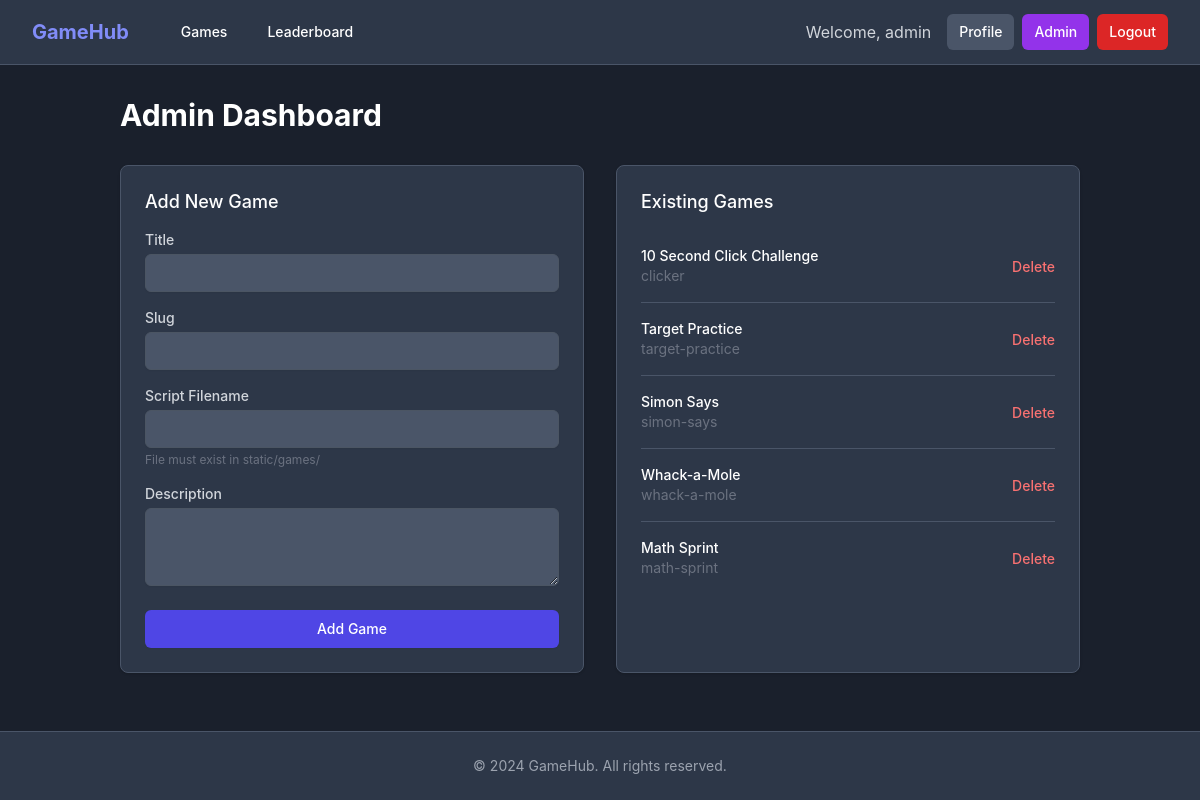
The page /admin (signed in) on the database its author committed.
### models.py (models this page shows, shortened)
class User(db.Model, UserMixin):
    id = db.Column(db.Integer, primary_key=True)
    username = db.Column(db.String(20), unique=True, nullable=False)
    email = db.Column(db.String(120), unique=True, nullable=False)
    password = db.Column(db.String(60), nullable=False)
    is_admin = db.Column(db.Boolean, default=False)
    scores = db.relationship('Score', backref='player', lazy=True)

class Game(db.Model):
    id = db.Column(db.Integer, primary_key=True)
    title = db.Column(db.String(100), nullable=False)
    description = db.Column(db.Text, nullable=False)
    slug = db.Column(db.String(50), unique=True, nullable=False)
    script_file = db.Column(db.String(50), nullable=False) # e.g., 'snake.js'
    scores = db.relationship('Score', backref='game_played', lazy=True)

### app.py (the view, shortened to what this page needs)
@app.route("/admin", methods=['GET', 'POST'])
@login_required
def admin():
    if not current_user.is_admin:
        flash('You do not have access to this page.', 'danger')
        return redirect(url_for('home'))
    form = GameForm()
    games = Game.query.all()
    return render_template('admin.html', title='Admin Dashboard', form=form, games=games)

### forms.py
class GameForm(FlaskForm):
    title = StringField('Title', validators=[DataRequired()])
    description = TextAreaField('Description', validators=[DataRequired()])
    slug = StringField('Slug (unique identifier)', validators=[DataRequired()])
    script_file = StringField('Script Filename (in static/games/)', validators=[DataRequired()])
    submit = SubmitField('Add Game')

### app.py (called while the page is built)
@login_manager.user_loader
def load_user(user_id):
    return User.query.get(int(user_id))

### templates/admin.html (shortened to what this page needs)
{% extends "base.html" %}
{% block content %}
<div class="max-w-7xl mx-auto">
    <div class="md:flex md:items-center md:justify-between mb-8">
        <div class="flex-1 min-w-0">
            <h2 class="text-2xl font-bold leading-7 text-white sm:text-3xl sm:truncate">
                Admin Dashboard
            </h2>
        </div>
    </div>
    <div class="grid grid-cols-1 gap-8 lg:grid-cols-2">
        <div class="bg-gray-800 shadow sm:rounded-lg border border-gray-700">
            <div class="px-4 py-5 sm:p-6">
                <h3 class="text-lg leading-6 font-medium text-white mb-4">
                    Add New Game
                </h3>
                <form action="" method="POST">
                    <div class="space-y-4">
                        <div>
                            <label for="title" class="block text-sm font-medium text-gray-300">Title</label>
                            <div class="mt-1">
                                {{ form.title(class="appearance-none block w-full px-3 py-2 border border-gray-600 rounded-md shadow-sm placeholder-gray-400 focus:outline-none focus:ring-indigo-500 focus:border-indigo-500 sm:text-sm bg-gray-700 text-white") }}
                            </div>
                        </div>
                        <div>
                            <label for="slug" class="block text-sm font-medium text-gray-300">Slug</label>
                            <div class="mt-1">
                                {{ form.slug(class="appearance-none block w-full px-3 py-2 border border-gray-600 rounded-md shadow-sm placeholder-gray-400 focus:outline-none focus:ring-indigo-500 focus:border-indigo-500 sm:text-sm bg-gray-700 text-white") }}
                            </div>
                        </div>
                        <div>
                            <label for="script_file" class="block text-sm font-medium text-gray-300">Script Filename</label>
                            <div class="mt-1">
                                {{ form.script_file(class="appearance-none block w-full px-3 py-2 border border-gray-600 rounded-md shadow-sm placeholder-gray-400 focus:outline-none focus:ring-indigo-500 focus:border-indigo-500 sm:text-sm bg-gray-700 text-white") }}
                                <p class="mt-1 text-xs text-gray-500">File must exist in static/games/</p>
                            </div>
                        </div>
                        <div>
                            <label for="description" class="block text-sm font-medium text-gray-300">Description</label>
                            <div class="mt-1">
                                {{ form.description(class="appearance-none block w-full px-3 py-2 border border-gray-600 rounded-md shadow-sm placeholder-gray-400 focus:outline-none focus:ring-indigo-500 focus:border-indigo-500 sm:text-sm bg-gray-700 text-white", rows="3") }}
                            </div>
                        </div>
                        <div class="pt-2">
                            {{ form.submit(class="w-full inline-flex justify-center py-2 px-4 border border-transparent shadow-sm text-sm font-medium rounded-md text-white bg-indigo-600 hover:bg-indigo-700 focus:outline-none focus:ring-2 focus:ring-offset-2 focus:ring-indigo-500") }}
                        </div>
                    </div>
                </form>
            </div>
        </div>
        <div class="bg-gray-800 shadow sm:rounded-lg border border-gray-700">
            <div class="px-4 py-5 sm:p-6">
                <h3 class="text-lg leading-6 font-medium text-white mb-4">
                    Existing Games
                </h3>
                <ul class="divide-y divide-gray-700">
                    {% for game in games %}
                    <li class="py-4 flex items-center justify-between">
                        <div>
                            <p class="text-sm font-medium text-white">{{ game.title }}</p>
                            <p class="text-sm text-gray-500">{{ game.slug }}</p>
                        </div>
                        <form action="{{ url_for('delete_game', game_id=game.id) }}" method="POST" onsubmit="return confirm('Are you sure?');">
                            <button type="submit" class="text-red-400 hover:text-red-300 text-sm font-medium">Delete</button>
                        </form>
                    </li>
                    {% else %}
                    <li class="py-4 text-gray-500">No games found.</li>
                    {% endfor %}
                </ul>
            </div>
        </div>
    </div>
</div>
{% endblock %}

### templates/base.html (shortened to what this page needs)
<!DOCTYPE html>
<html lang="en">
<head>
    <script src="https://cdn.tailwindcss.com"></script>
</head>
<body class="bg-gray-900 text-white min-h-screen flex flex-col">
    <nav class="bg-gray-800 border-b border-gray-700">
        <div class="max-w-7xl mx-auto px-4 sm:px-6 lg:px-8">
            <div class="flex items-center justify-between h-16">
                <div class="flex items-center">
                    <a href="{{ url_for('home') }}" class="flex-shrink-0 text-xl font-bold text-indigo-400">
                        GameHub
                    </a>
                    <div class="hidden md:block">
                        <div class="ml-10 flex items-baseline space-x-4">
                            <a href="{{ url_for('home') }}" class="hover:bg-gray-700 px-3 py-2 rounded-md text-sm font-medium">Games</a>
                            <a href="{{ url_for('leaderboard') }}" class="hover:bg-gray-700 px-3 py-2 rounded-md text-sm font-medium">Leaderboard</a>
                        </div>
                    </div>
                </div>
                <div class="hidden md:block">
                    <div class="ml-4 flex items-center md:ml-6">
                        {% if current_user.is_authenticated %}
                            <span class="text-gray-300 mr-4">Welcome, {{ current_user.username }}</span>
                            <a href="{{ url_for('profile') }}" class="bg-gray-700 hover:bg-gray-600 text-white px-3 py-2 rounded-md text-sm font-medium mr-2">Profile</a>
                            {% if current_user.is_admin %}
                                <a href="{{ url_for('admin') }}" class="bg-purple-600 hover:bg-purple-700 text-white px-3 py-2 rounded-md text-sm font-medium mr-2">Admin</a>
                            {% endif %}
                            <a href="{{ url_for('logout') }}" class="bg-red-600 hover:bg-red-700 text-white px-3 py-2 rounded-md text-sm font-medium">Logout</a>
                        {% else %}
                            <a href="{{ url_for('login') }}" class="text-gray-300 hover:bg-gray-700 hover:text-white px-3 py-2 rounded-md text-sm font-medium">Login</a>
                            <a href="{{ url_for('register') }}" class="bg-indigo-600 hover:bg-indigo-700 text-white px-3 py-2 rounded-md text-sm font-medium ml-2">Register</a>
                        {% endif %}
                    </div>
                </div>
            </div>
        </div>
    </nav>
    <main class="flex-grow container mx-auto px-4 sm:px-6 lg:px-8 py-8">
        {% block content %}{% endblock %}
    </main>
    <footer class="bg-gray-800 border-t border-gray-700 mt-auto">
        <div class="max-w-7xl mx-auto py-6 px-4 sm:px-6 lg:px-8">
            <p class="text-center text-gray-400 text-sm">
                &copy; 2024 GameHub. All rights reserved.
            </p>
        </div>
    </footer>
</body>
</html>

### templates/base.html (style rules this page uses)
body { font-family: 'Inter', sans-serif; }

### rows shown on the page
User: username "admin"
Game: title "10 Second Click Challenge", slug "clicker"
Game: title "Target Practice", slug "target-practice"
Game: title "Simon Says", slug "simon-says"
Game: title "Whack-a-Mole", slug "whack-a-mole"
Game: title "Math Sprint", slug "math-sprint"
